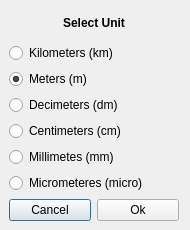
<?xml version="1.0" encoding="UTF-8"?>
<ui version="4.0">
 <class>UnitsDialog</class>
 <widget class="QDialog" name="UnitsDialog">
  <property name="geometry">
   <rect>
    <x>0</x>
    <y>0</y>
    <width>190</width>
    <height>230</height>
   </rect>
  </property>
  <property name="minimumSize">
   <size>
    <width>190</width>
    <height>230</height>
   </size>
  </property>
  <property name="maximumSize">
   <size>
    <width>190</width>
    <height>230</height>
   </size>
  </property>
  <property name="windowTitle">
   <string>Units</string>
  </property>
  <property name="windowIcon">
   <iconset resource="resource.qrc">
    <normaloff>:/res/resource/Crabs3D/logo/crabs_3d.png</normaloff>:/res/resource/Crabs3D/logo/crabs_3d.png</iconset>
  </property>
  <widget class="QWidget" name="layoutWidget">
   <property name="geometry">
    <rect>
     <x>9</x>
     <y>9</y>
     <width>170</width>
     <height>212</height>
    </rect>
   </property>
   <layout class="QVBoxLayout" name="verticalLayout_2">
    <item>
     <widget class="QLabel" name="selectUnitsLabel">
      <property name="text">
       <string>&lt;b&gt;Select Unit&lt;/b&gt;</string>
      </property>
      <property name="alignment">
       <set>Qt::AlignCenter</set>
      </property>
     </widget>
    </item>
    <item>
     <layout class="QVBoxLayout" name="verticalLayout">
      <item>
       <widget class="QRadioButton" name="KM">
        <property name="text">
         <string>Kilometers (km)</string>
        </property>
       </widget>
      </item>
      <item>
       <widget class="QRadioButton" name="M">
        <property name="text">
         <string>Meters (m)</string>
        </property>
        <property name="checked">
         <bool>true</bool>
        </property>
       </widget>
      </item>
      <item>
       <widget class="QRadioButton" name="DM">
        <property name="text">
         <string>Decimeters (dm)</string>
        </property>
       </widget>
      </item>
      <item>
       <widget class="QRadioButton" name="CM">
        <property name="text">
         <string>Centimeters (cm)</string>
        </property>
       </widget>
      </item>
      <item>
       <widget class="QRadioButton" name="MM">
        <property name="text">
         <string>Millimetes (mm)</string>
        </property>
       </widget>
      </item>
      <item>
       <widget class="QRadioButton" name="micro">
        <property name="text">
         <string>Micrometeres (micro)</string>
        </property>
       </widget>
      </item>
     </layout>
    </item>
    <item>
     <layout class="QHBoxLayout" name="horizontalLayout">
      <item>
       <widget class="QPushButton" name="cancelButton">
        <property name="text">
         <string>Cancel</string>
        </property>
       </widget>
      </item>
      <item>
       <widget class="QPushButton" name="okButton">
        <property name="text">
         <string>Ok</string>
        </property>
       </widget>
      </item>
     </layout>
    </item>
   </layout>
  </widget>
 </widget>
 <tabstops>
  <tabstop>KM</tabstop>
  <tabstop>M</tabstop>
  <tabstop>DM</tabstop>
  <tabstop>CM</tabstop>
  <tabstop>MM</tabstop>
  <tabstop>micro</tabstop>
  <tabstop>okButton</tabstop>
  <tabstop>cancelButton</tabstop>
 </tabstops>
 <resources>
  <include location="resource.qrc"/>
 </resources>
 <connections/>
</ui>
